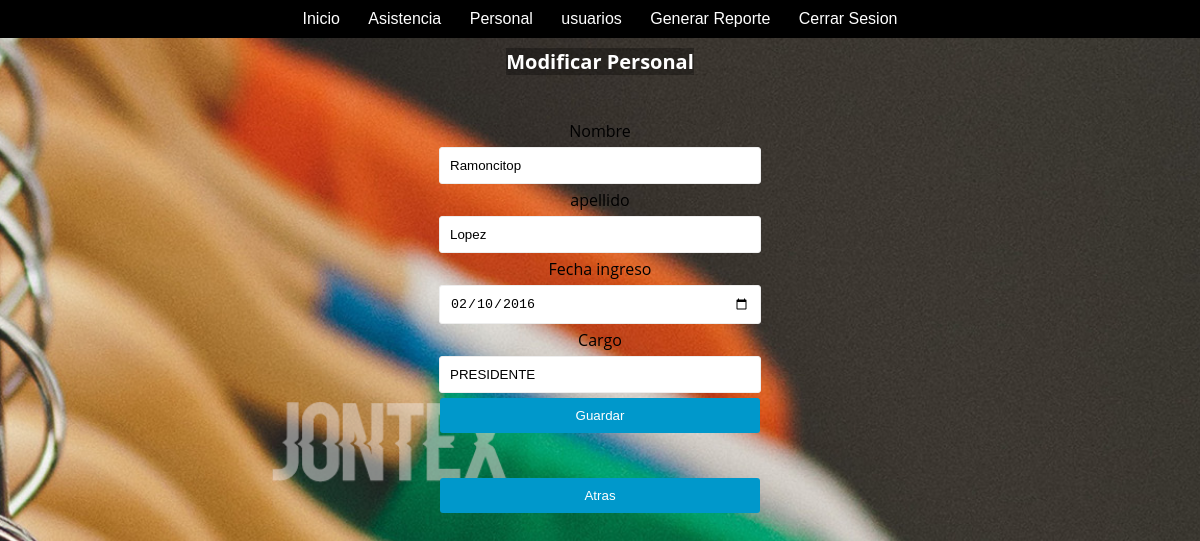
Screenshot of /Personal/ActualizarPersonal.php?Cedula=v-25426980 (signed in) with the database file from the repository.
### tables this page shows
CREATE TABLE `empleado` (
  `Cedula` varchar(255) NOT NULL,
  `Nombre` varchar(255) NOT NULL,
  `Apellido` varchar(255) NOT NULL,
  `Cargo` varchar(255) NOT NULL,
  `FechaIngreso` date NOT NULL
);

### Personal/ActualizarPersonal.php (the view, shortened to what this page needs)
<?php
$consulta=ConsultarProducto($_GET['Cedula']);
  function ConsultarProducto($Cedula_empleado)
  {
    $host_db = "localhost";
    $user_db = "root";
    $pass_db = "";
    $db_name = "control";
    $conexion = new mysqli($host_db, $user_db, $pass_db, $db_name);
    $buscarUsuario="SELECT * FROM empleado WHERE Cedula='".$Cedula_empleado."' ";
    $result = $conexion->query($buscarUsuario);
    $filas=mysqli_fetch_array($result);
    return [
      $filas['Nombre'],
      $filas['Apellido'],
      $filas['Cargo'],
      $filas['FechaIngreso']
    ];
  }
?>
<div>
                 <div>
                    <h1 style='color:white; background-color:rgba(0,0,0,0.3);'>Modificar Personal</h1>
                </div>
                    <form  method="post" action="../Conexiones/ActualizarEmpleado.php">
                        <div class="Formulario">
                            <div class="input-group">
                            <label for="Nombre">Nombre <input type="text" name="Nombre" class="form-control" id="nombre" placeholder="Nombre del empleado" value="<?php echo $consulta[0] ?>" ></label>
                            <label for="Apellido">apellido <input type="text" name="Apellido" class="form-control" id="apellido" placeholder="Apellido del empleado" value="<?php echo $consulta[1] ?>" ></label>
                            <label for="FechaIngreso">Fecha ingreso <input type="date" name="FechaIngreso" class="form-control" id="fecha" placeholder="01/01/2000" value="<?php echo $consulta[3] ?>" ></label>
                            <label for="Cargo">Cargo <input type="text" name="Cargo" class="form-control" id="cargo" placeholder="Cargo" value="<?php echo $consulta[2] ?>" ></label>
                            <div class="input-group-append">
                            <button class="btn btn-primary" type="submit">Guardar</button>
                                </div>
                            </div>
                        </div>
                    </form>
                    <a href="MostrarConsulta.php"><button class="btn"> Atras </button></a>
</div>

### css/estilos.css (style rules this page uses)
* { margin:0px; padding:0px; background-size: cover; }
body { font-family: 'Roboto', sans-serif; text-align: center; font-family: 'Open Sans', sans-serif; font-size: 1em; overflow: hidden; background-size: cover; background-image: url(../images/jontex.png); background-position: center center; background-repeat: no-repeat; background-attachment: fixed; background-color: #66999; }
.Formulario { display: inline-block; padding: 25px; margin: 10px; }
h1 { margin: 10px; display: inline-block; color: white; font-size: 20px; text-align: left; }
.header { margin:auto; font-family:Arial, Helvetica, sans-serif; background: black; }
ul, ol { list-style:none; }
.nav > li { object-position: right; display: inline-block; }
.nav li a { background-color:#000; color:#fff; text-decoration:none; padding:10px 12px; display:block; }
.btn { padding: 10px; color: #fff; background: #0098cb; width: 320px; margin: 10px auto; margin-top: 0; border: 0; border-radius: 3px; cursor: pointer; }
input[type="text"], input[type="password"],input[type="email"],input[type="date"] { outline: none; padding: 10px; display: block; width: 300px; border-radius: 3px; border: 1px solid #eee; margin: 5px auto; }

### rows the page displays
empleado: Nombre "Ramoncitop", Apellido "Lopez", FechaIngreso "02/10/2016", Cargo "PRESIDENTE"
